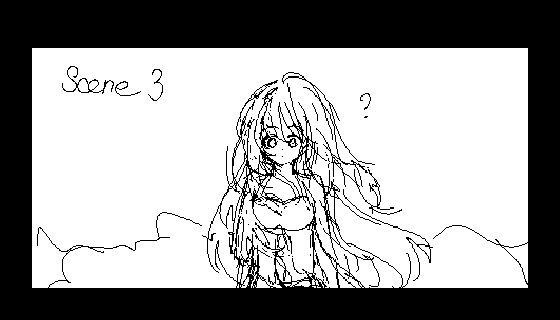

This game map was drawn from its Tiled (.tmx) file and the tilesets committed beside it. A one-line description and the trimmed map source follow:
An orthogonal 35x20 tile map with 16x16 px tiles, 5 tile layers (Back, Buildings, Front, AlwaysFront, ...), 3 tilesets.

<map version="1.10" tiledversion="1.10.2" orientation="orthogonal" renderorder="right-down" compressionlevel="0" width="35" height="20" tilewidth="16" tileheight="16" infinite="0" nextlayerid="41" nextobjectid="104">
 <properties>
  <property name="AllowWakeUpWithoutBed" value="true" />
  <property name="DefaultWarpLocation" value="6 22" />
  <property name="LocationContext" value="poohnhi.WnS.CP_IslandContext" />
  <property name="WindowLight" value="19 7 6 18 8 6 19 8 6" />
 </properties>
 <tileset firstgid="1" name="IntroCG1" tilewidth="16" tileheight="16" tilecount="465" columns="31">
  <image source="IntroCG1.png" width="500" height="250" />
 </tileset>
 <tileset firstgid="466" name="IntroCG2" tilewidth="16" tileheight="16" tilecount="465" columns="31">
  <image source="IntroCG2.png" width="500" height="250" />
 </tileset>
 <tileset firstgid="931" name="IntroCG3" tilewidth="16" tileheight="16" tilecount="465" columns="31">
  <image source="IntroCG3.png" width="500" height="250" />
 </tileset>
 <layer id="24" name="Back" width="35" height="20">
  <data>[700 cells, 0 non-empty, 0 distinct tile ids]</data>
 </layer>
 <layer id="23" name="Buildings" width="35" height="20">
  <data>[700 cells, 0 non-empty, 0 distinct tile ids]</data>
 </layer>
 <layer id="22" name="Front" width="35" height="20">
  <data>[700 cells, 0 non-empty, 0 distinct tile ids]</data>
 </layer>
 <layer id="34" name="AlwaysFront" width="35" height="20">
  <data>[700 cells, 465 non-empty, 465 distinct tile ids]</data>
 </layer>
 <layer id="21" name="Paths" width="35" height="20">
  <data>[700 cells, 0 non-empty, 0 distinct tile ids]</data>
 </layer>
 <objectgroup id="5" name="Back" />
 <objectgroup id="6" name="Buildings" />
 <objectgroup id="7" name="Front" />
 <objectgroup id="8" name="Paths" />
</map>
